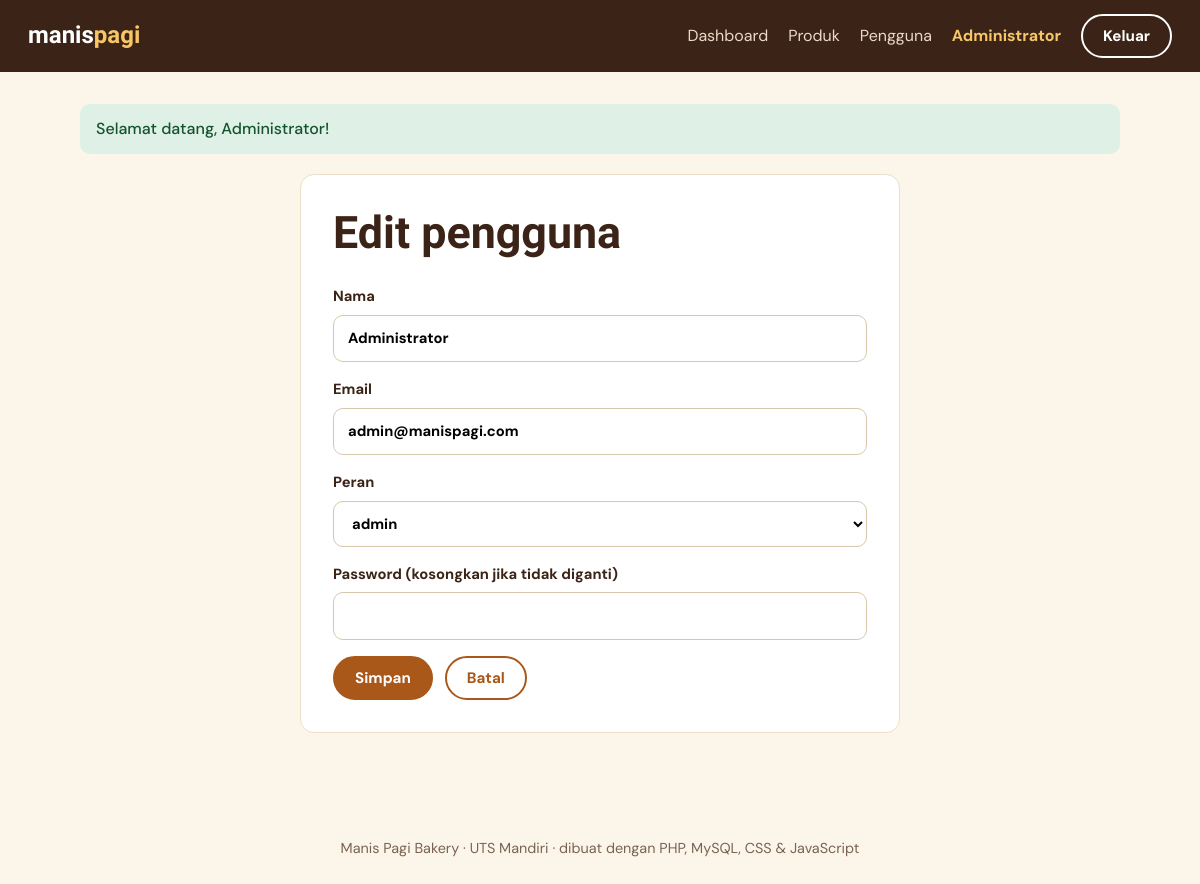
Page /index.php?r=user/edit&id=1 (signed in) on the committed database.
### tables this page shows
CREATE TABLE IF NOT EXISTS users (
  id INT AUTO_INCREMENT PRIMARY KEY,
  nama VARCHAR(100) NOT NULL,
  email VARCHAR(100) NOT NULL UNIQUE,
  password VARCHAR(255) NOT NULL,
  role ENUM('admin','user') NOT NULL DEFAULT 'user',
  created_at TIMESTAMP DEFAULT CURRENT_TIMESTAMP
);

### app/core/Controller.php (called while the page is built, shortened)
<?php
class Controller {
    protected function view(string $name, array $data = []): void {
        extract($data);
        require __DIR__ . "/../views/layouts/header.php";
        require __DIR__ . "/../views/$name.php";
        require __DIR__ . "/../views/layouts/footer.php";
    }
}

### app/controllers/UserController.php (called while the page is built, shortened)
<?php
class UserController extends Controller {
    public function edit() {
        $this->guard(); $id = (int)($_GET['id'] ?? 0); $row = (new User)->find($id); $error = null;
        $this->view('users/form', ['title'=>'Edit Pengguna','row'=>$row,'error'=>$error,'edit'=>true]);
    }
}

### public/index.php (called while the page is built, shortened)
<?php
function url(string $r = ''): string { return BASE . '/index.php?r=' . $r; }
function e($v): string { return htmlspecialchars((string)$v, ENT_QUOTES, 'UTF-8'); }
$r = $_GET['r'] ?? 'home/index';
[$c, $a] = array_pad(explode('/', $r), 2, 'index');
$obj = new $class;
$obj->$a();

### app/config/database.php (called while the page is built)
<?php
return [
    'host' => 'localhost',
    'db'   => 'bakery_db',
    'user' => 'root',
    'pass' => '',
];

### app/core/Database.php (called while the page is built)
<?php
class Database {
    private static ?PDO $pdo = null;
    public static function conn(): PDO {
        if (!self::$pdo) {
            $c = require __DIR__ . '/../config/database.php';
            self::$pdo = new PDO("mysql:host={$c['host']};dbname={$c['db']};charset=utf8mb4", $c['user'], $c['pass'], [
                PDO::ATTR_ERRMODE => PDO::ERRMODE_EXCEPTION,
                PDO::ATTR_DEFAULT_FETCH_MODE => PDO::FETCH_ASSOC,
            ]);
        }
        return self::$pdo;
    }
}

### app/models/User.php (called while the page is built, shortened)
<?php
class User {
    private PDO $db;
    public function __construct() { $this->db = Database::conn(); }
    public function find(int $id) { $s = $this->db->prepare("SELECT * FROM users WHERE id=?"); $s->execute([$id]); return $s->fetch(); }
}

### app/views/users/form.php (the view, shortened to what this page needs)
<div class="auth wide">
  <h1><?= $edit ? 'Edit pengguna' : 'Tambah pengguna' ?></h1>
  <form method="post" class="form">
    <label>Nama<input name="nama" value="<?= e($row['nama']) ?>" required></label>
    <label>Email<input type="email" name="email" value="<?= e($row['email']) ?>" required></label>
    <label>Peran
      <select name="role"><option value="user" <?= $row['role']==='user'?'selected':'' ?>>user</option><option value="admin" <?= $row['role']==='admin'?'selected':'' ?>>admin</option></select></label>
    <label>Password <?= $edit ? '(kosongkan jika tidak diganti)' : '' ?>
      <input type="password" name="password" minlength="6" <?= $edit ? '' : 'required' ?>></label>
    <div class="row"><button class="btn">Simpan</button><a class="btn btn-line" href="<?= url('user/index') ?>">Batal</a></div>
  </form>
</div>

### public/css/style.css (style rules this page uses)
:root { --bg:#fbf5ea;--ink:#3b2417;--muted:#7a6352;--teal:#a9581a;--teal-d:#82410f;--sun:#f6c667;--card:#fff;--line:#ecdfca;--red:#b3392f;--r:14px }
* { box-sizing:border-box }
body { margin:0;background:var(--bg);color:var(--ink);font:16px/1.6 'DM Sans',system-ui,sans-serif }
h1,h2,h3,.brand { font-family:'Bricolage Grotesque',system-ui,sans-serif;line-height:1.15;margin:0 0 .6em }
h1 { font-size:clamp(1.9rem,4vw,2.8rem);font-weight:800 }
a { color:var(--teal) }
.btn { display:inline-block;background:var(--teal);color:#fff;border:2px solid var(--teal);padding:10px 20px;border-radius:999px;font:700 .95rem 'DM Sans',sans-serif;text-decoration:none;cursor:pointer;transition:background .15s }
.btn-line { background:transparent;color:var(--teal) }
.row { display:flex;gap:12px;flex-wrap:wrap;align-items:center }
.auth { max-width:420px;margin:20px auto;background:var(--card);border:1px solid var(--line);border-radius:var(--r);padding:32px }
.auth.wide { max-width:600px }
.form { display:grid;gap:16px }
.form label { display:grid;gap:6px;font-weight:700;font-size:.92rem }
.form input,.form select,.form textarea { width:100%;padding:11px 14px;border:1px solid #d9c7ad;border-radius:10px;font:inherit;background:#fff }

### rows in the picture
users: nama "Administrator", email "admin@manispagi.com", role "admin"

### other values in the picture
$_SESSION['user']['nama'] "Administrator"
$m "Selamat datang, Administrator!"
